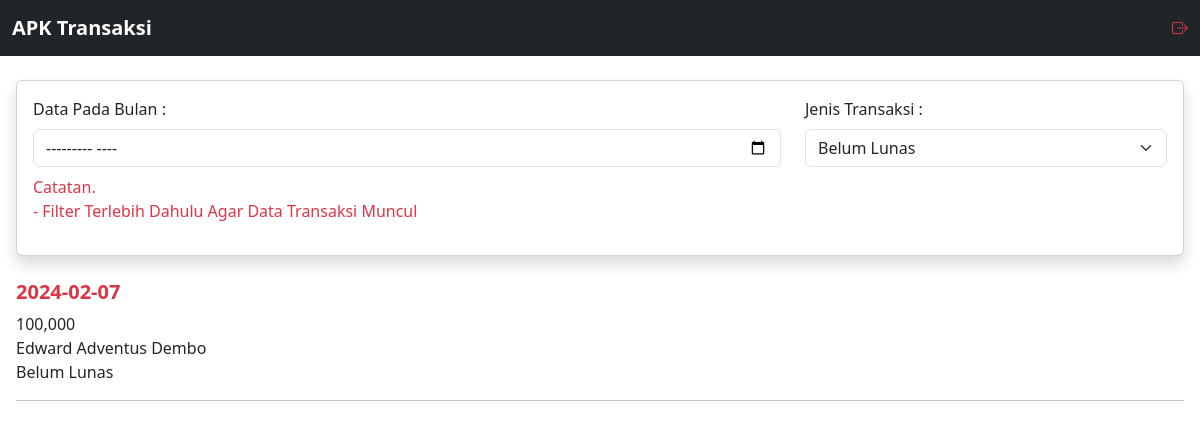
The app's page /riwayat_transaksi.php?jenis_transaksi=Belum Lunas (signed in) with its own data.
### tables this page shows
CREATE TABLE `transaksi` (
  `id_transaksi` int NOT NULL,
  `id_member` int NOT NULL,
  `id_toko` int NOT NULL,
  `tanggal_transaksi` date NOT NULL,
  `total_harga` int NOT NULL,
  `tanggal_bayar` date DEFAULT NULL,
  `keterangan` varchar(99) DEFAULT NULL,
  `status` enum('Lunas','Belum Lunas') NOT NULL
);

CREATE TABLE `member` (
  `id_member` int NOT NULL,
  `nama_member` varchar(99) NOT NULL,
  `alamat_member` varchar(99) DEFAULT NULL,
  `telepon_member` varchar(25) DEFAULT NULL,
  `email_member` varchar(99) DEFAULT NULL
);

### riwayat_transaksi.php (the view, shortened to what this page needs)
<?php
require 'backend/function.php';
$filterJenisTransaksi = isset($_GET['jenis_transaksi']) ? $_GET['jenis_transaksi'] : '';
$filterBulan = isset($_GET['bulan']) ? $_GET['bulan'] : '';
$filterClause = '';
if ($filterJenisTransaksi) {
    $filterClause .= " AND tr.status = '$filterJenisTransaksi'";
}
$id_member = $_SESSION['id_member'];
if ($id_member) {
    $filterClause .= " AND tr.id_member = '$id_member'";
}
if ($filterJenisTransaksi || $filterBulan || $id_member) {
    $get = mysqli_query($conn, "SELECT tr.*, mb.id_member as id_member, mb.nama_member
    FROM transaksi tr
    JOIN member mb
    ON tr.id_member=mb.id_member
    WHERE 1 $filterClause
    ORDER BY tr.id_transaksi DESC");
}
?>
<!DOCTYPE html>
<html lang="en">
  <head>
    <link href="https://cdn.jsdelivr.net/npm/bootstrap@5.3.2/dist/css/bootstrap.min.css" rel="stylesheet" />
    <link rel="stylesheet" href="https://cdn.jsdelivr.net/npm/bootstrap-icons@1.11.1/font/bootstrap-icons.css" />
    <link rel="stylesheet" href="assets/style.css">
  </head>
  <body>
 <?php include 'nav.php'; ?>
<div class="container-fluid content">
  <div class="card shadow p-3">
    <form method="get">
      <div class="row">
      <div class="col-md-8">
          <label for="bulan">Data Pada Bulan :</label>
          <input type="month" class="form-control my-2" name="bulan" value="<?php echo $filterBulan; ?>" onchange="this.form.submit()">
        </div>
        <div class="col-md-4">
          <label for="jenis_transaksi">Jenis Transaksi :</label>
          <select name="jenis_transaksi" id="jenis_transaksi" class="form-select my-2" onchange="this.form.submit()">
            <option value="Belum Lunas" <?php echo ($filterJenisTransaksi == 'Belum Lunas') ? 'selected' : ''; ?>>Belum Lunas</option>
          </select>
        </div>
      </div>
    </form>
    <p class="text-danger">
      Catatan. <br>
      - Filter Terlebih Dahulu Agar Data Transaksi Muncul
    </p>
  </div>
        <div class="row mt-4">
        <div class="col-12">
         <?php
                if ($filterJenisTransaksi || $filterBulan) {
                    while ($tr = mysqli_fetch_assoc($get)) {
                        $tanggal_transaksi = $tr['tanggal_transaksi'];
                        $total_harga = $tr['total_harga'];
                        $nama_member = $tr['nama_member'];
                        $status = $tr['status'];
                        ?>
          <h5 class="fw-bold <?= $status == 'Lunas' ? 'text-success' : 'text-danger'; ?>">
    <?= $tanggal_transaksi; ?>
</h5>
          <p>
          <?=number_format($total_harga);?><br />
          <?=$nama_member;?><br />
          <?=$status;?><br />
          </p>
          <hr />
          <?php } } ?>
        </div>
      </div>
    </div>
  </body>
</html>

### assets/style.css (style rules this page uses)
.content { margin-top: 4rem; padding: 1rem; }

### records on screen
transaksi: tanggal_transaksi "2024-02-07", total_harga "100,000", id_member.nama_member "Edward Adventus Dembo", status "Belum Lunas"
